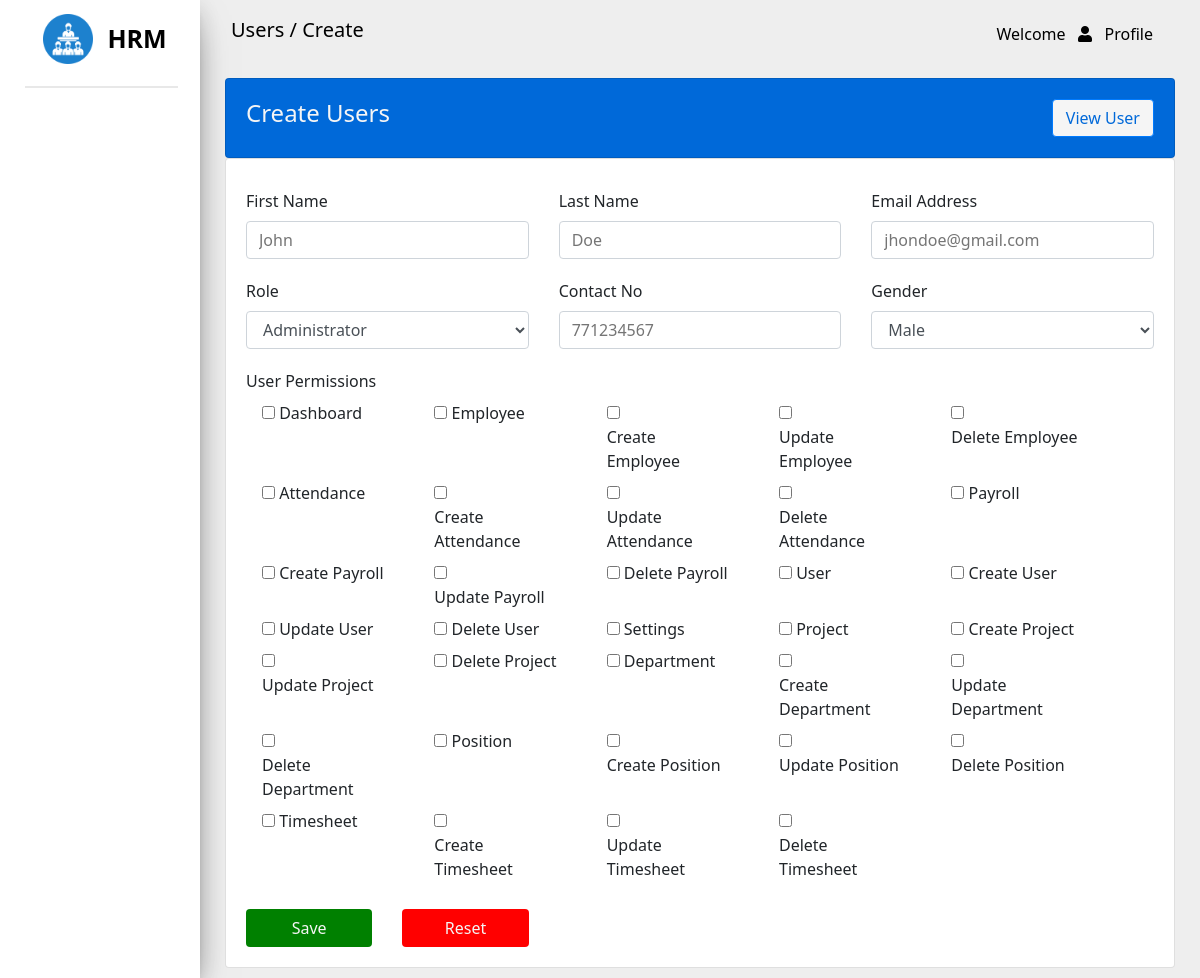
Screenshot of /pages/users/create.php with the database file from the repository.
### tables this page shows
CREATE TABLE IF NOT EXISTS `features` (
  `id` int NOT NULL AUTO_INCREMENT,
  `featurename` varchar(65) NOT NULL,
  `code` varchar(65) NOT NULL,
  PRIMARY KEY (`id`)
);

### core/services/user-service.php (called while the page is built, shortened)
<?php
    function getAllFeatures($conn) {
        $query = "SELECT * FROM features ORDER BY 1 ASC";
        return $conn->query($query);
    }
?>

### pages/users/create.php (the view, shortened to what this page needs)
<?php
    require '../../core/services/user-service.php';
?>
<!DOCTYPE html>
<html lang="en">
<head>
    <link rel="stylesheet" href="https://use.fontawesome.com/releases/v5.7.0/css/all.css"
>
    <link rel="stylesheet" href="../../assets/css/common.css" />
    <link rel="stylesheet" href="../../assets/css/users.css" />
</head>
<body>
    <div class="row max-width">
        <div class="col-md-2 side-content">
            <img src="../../assets/images/hrm.png" width="50px" />
            <label>HRM</label>
            <br />
            <div class="break-line"></div>
        </div>
        <div class="col-md-10 nav-content">
            <nav class="navbar">
                <label class="navbar-brand">Users / Create</label>
                <div class="dropdown">
                    <button class="dropbtn" onclick="showDropDown()">
                        Welcome <?php echo getUserName();?> &nbsp
                        <span class="fa fa-user" onclick="showDropDown()"></span> &nbsp Profile
                    </button>
                </div>
            </nav>
            <div class="column maintain-paddings">
                <div class="card main-card">
                    <div class="row more-top-margin">
                        <div class="col-md-9">
                            <h4>Create Users</h4>
                        </div>
                        <div class="col-md-3">
                            <a href="./" class="btn btn-primary btn-small">View User</a>
                        </div>
                    </div>
                </div>
                <div class="card">
                    <div class="create-form">
                        <form method="POST" action="../../core/services/user-service.php">
                            <div class="row extra-row">
                                <div class="col-md-4">
                                    <label for="fnameInput">First Name</label>
                                    <input type="text" name="firstname" class="form-control" required id="fnameInput"
                                        placeholder="John">
                                </div>
                                <div class="col-md-4">
                                    <label for="lnameInput">Last Name</label>
                                    <input type="text" class="form-control" name="lastname" required id="lnameInput"
                                        placeholder="Doe">
                                </div>
                                <div class="col-md-4">
                                    <label for="emailInput">Email Address</label>
                                    <input type="email" class="form-control" name="email" required id="emailInput"
                                        placeholder="jhondoe@gmail.com">
                                </div>
                                <div class="col-md-4 top-margin">
                                    <label for="roleSelect">Role</label>
                                    <select class="form-control" id="roleSelect" name="role">
                                        <option value="0">Administrator</option>
                                    </select>
                                </div>
                                <div class="col-md-4 top-margin">
                                    <label for="contactNoInput">Contact No</label>
                                    <div class="input-group">
                                        <input type="text" name="contactno" class="form-control" id="contactNoInput"
                                            placeholder="771234567">
                                    </div>
                                </div>
                                <div class="col-md-4 top-margin">
                                    <label for="genderSelect">Gender</label>
                                    <select class="form-control" id="genderSelect" name="gender">
                                        <option value="0">Male</option>
                                    </select>
                                </div>
                                <div class="col-md-12 top-margin">
                                    <label>User Permissions</label>
                                    <div class="row">
                                        <?php
                                            $result = getAllFeatures($conn);
                                            while($row = mysqli_fetch_assoc($result)) {
                                        ?>
                                        <div class="col-md-2 form-check form-check-inline">
                                            <input class="form-check-input" type="checkbox"
                                                name="<?php echo $row["code"]?>" value="1"
                                                id="<?php echo $row["id"]?>">
                                            <label class="form-check-label">
                                                <?php echo $row["featurename"];?>
                                            </label>
                                        </div>
                                        <?php
                                            }
                                        ?>
                                    </div>
                                </div>
                                <div class="col-md-2 top-margin">
                                    <input type="submit" class="btn btn-success" value="Save" name="saveUser">
                                </div>
                                <div class="col-md-2 top-margin">
                                    <a href="./create.php" class="btn btn-danger">Reset</a>
                                </div>
                            </div>
                        </form>
                    </div>
                </div>
            </div>
        </div>
    </div>
</body>
</html>

### assets/css/users.css (style rules this page uses)
.card { padding: 10px; }
.extra-row { flex-direction: row; align-items: flex-end; }
.create-form { padding:10px; margin-top: 10px; }
.more-top-margin { padding: 10px; }
.top-margin { margin-top: 20px; }
.btn-small { width: 50%; float:right; color: #0069d9; background-color: whitesmoke; }
.form-check { margin-left: 16px; }
.main-card { background-color: #0069d9; color:whitesmoke; }

### rows the page displays
features: featurename "Dashboard"
features: featurename "Employee"
features: featurename "Create Employee"
features: featurename "Update Employee"
features: featurename "Delete Employee"
features: featurename "Attendance"
features: featurename "Create Attendance"
features: featurename "Update Attendance"
features: featurename "Delete Attendance"
features: featurename "Payroll"
features: featurename "Create Payroll"
features: featurename "Update Payroll"
features: featurename "Delete Payroll"
features: featurename "User"
features: featurename "Create User"
features: featurename "Update User"
features: featurename "Delete User"
features: featurename "Settings"
features: featurename "Project"
features: featurename "Create Project"
features: featurename "Update Project"
features: featurename "Delete Project"
features: featurename "Department"
features: featurename "Create Department"
features: featurename "Update Department"
features: featurename "Delete Department"
features: featurename "Position"
features: featurename "Create Position"
features: featurename "Update Position"
features: featurename "Delete Position"
features: featurename "Timesheet"
features: featurename "Create Timesheet"
features: featurename "Update Timesheet"
features: featurename "Delete Timesheet"
